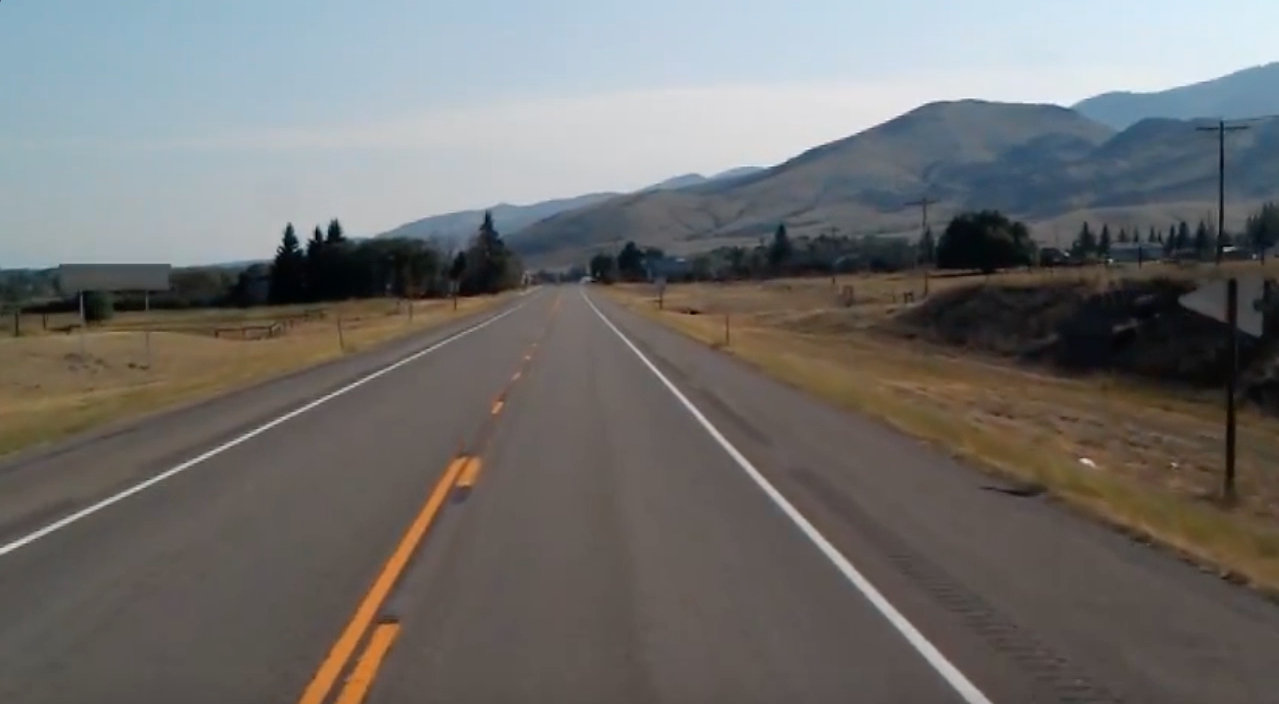
#> input picture OpenCV-simpleProject/image.jpg, 1279 x 704 px
$ python index.py
#> lines starting #> are read from the running program, lines starting #| are printed output that depends on the picture
import numpy
import cv2
import os


# convert color
img = numpy.zeros((3, 3), dtype=numpy.uint8)
img = cv2.cvtColor(img, cv2.COLOR_GRAY2BGR)

# imread mode
grayImage = cv2.imread('../../image.jpg', cv2.IMREAD_GRAYSCALE)
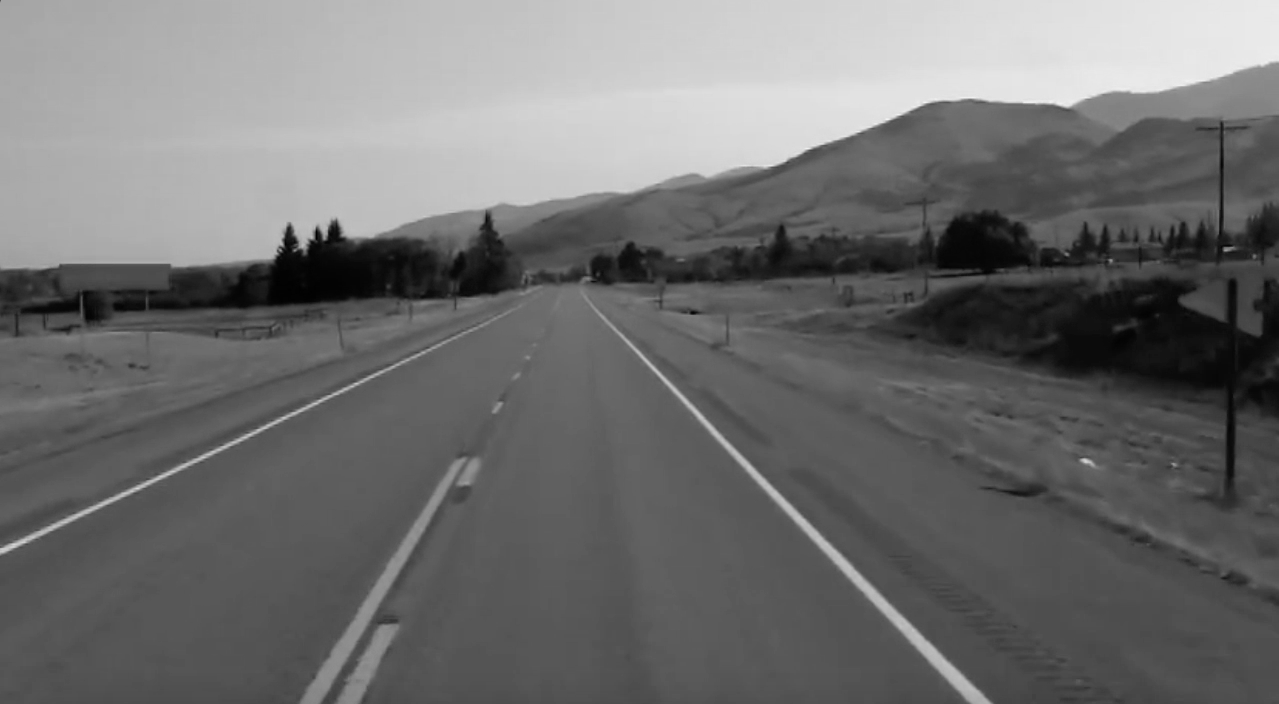
#> grayImage: shape (704, 1279); min 0, max 243, mean 110.9

# change format
image = cv2.imread('../../image.jpg')
#> image is the input picture: shape (704, 1279, 3); mean B, G, R 109.7, 111.3, 112.3
cv2.imwrite('MyPic.png', image)

##### convert bytearray that contains random bytes into a grayscale image and a BGR image ##

# Make an array of 120,000 random bytes.
randomByteArray = bytearray(os.urandom(120000))
flatNumpyArray = numpy.array(randomByteArray)  # generate random raw bytes
# Convert the array to make a 400x300 grayscale image.
grayImage = flatNumpyArray.reshape(300, 400)
cv2.imwrite('RandomGray.png', grayImage)
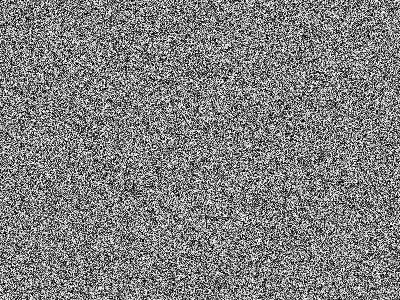
#> saved as RandomGray.png: shape (300, 400); min 0, max 255, mean 127.5
# Convert the array to make a 400x100 color image.
bgrImage = flatNumpyArray.reshape(100, 400, 3)
cv2.imwrite('RandomColor.png', bgrImage)
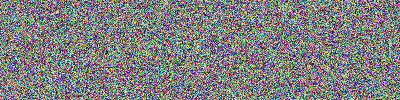
#> saved as RandomColor.png: shape (100, 400, 3); mean B, G, R 127.7, 127.5, 127.2

#### Access img with numpy.array ####

#  turn a pixel at coordinates (0, 0) into a white pixel
img[0, 0] = [255, 255, 255]

# Sets the value of a pixel's blue channel
#> (the run stopped early here; a loop or call above may not have finished)
